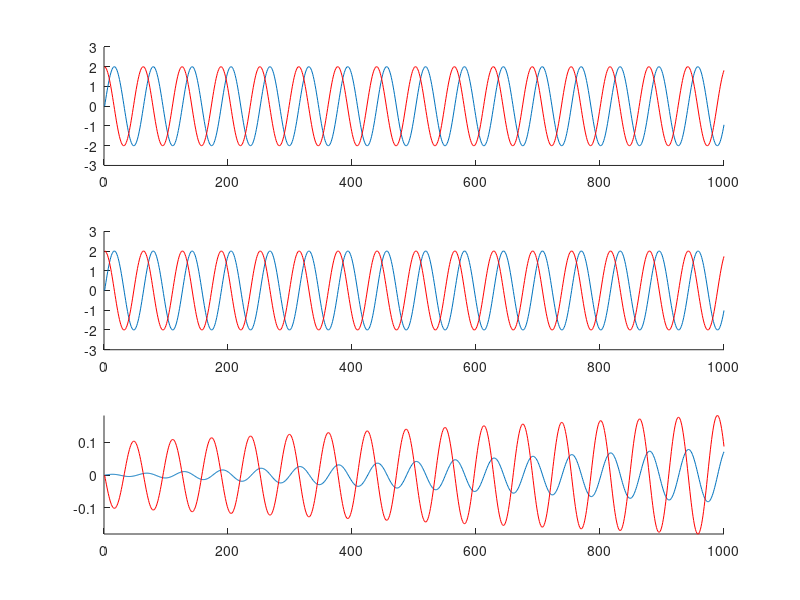
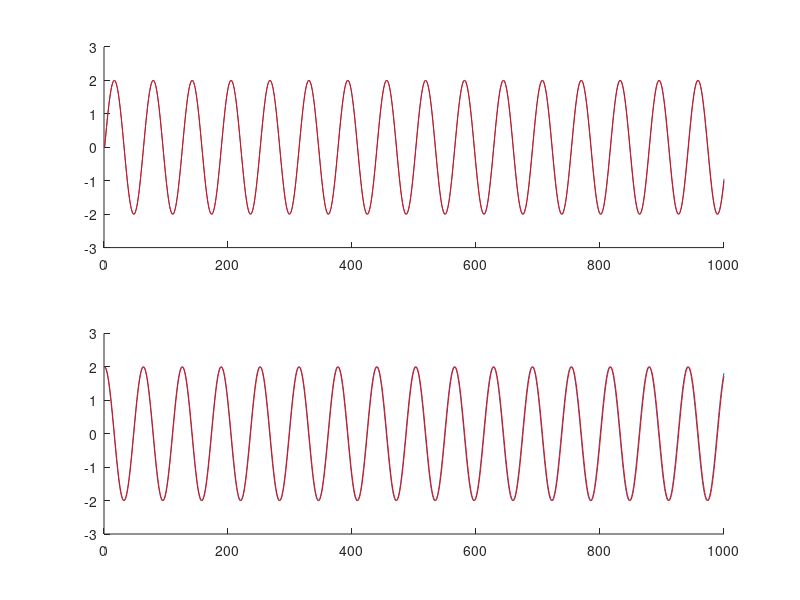

Source code (MATLAB) for these figures, in order:
clearvars;
close all;


a = 1;
h = 0.1;
t = 0:0.01:10;

x = zeros(1,length(t));
% x = [];
xp = x;
x(1) = 0;
xp(1) = 2;

for i = 2:length(t)
    x(i) = x(i-1) + h * xp(i-1);
    xp(i) = xp(i-1) - h * a * x(i);
end
subplot(311)
hold on;
plot(x);
plot(xp,'r');
axis([0 length(t) -3 3]);

xa = [];
xpa = [];
for i = 1:length(t)
    xa(i) = 2*sin(10*t(i));
    xpa(i) = 2*cos(10*t(i));
end
subplot(312)
hold on;
plot(xa);
plot(xpa,'r');
axis([0 length(t) -3 3]);

err1 = [];
err2 = [];

for i = 1:length(t)
   err1(i) = x(i)-xa(i);
   err2(i) = xp(i)-xpa(i);
end

subplot(313)
hold on;
plot(err1);
plot(err2,'r');
arr = [err1, err2];
axis([0 length(t) min(arr) max(arr)]);
figure(2)
subplot(211)
hold on;
plot(x);
plot(xa,'r');
axis([0 length(t) -3 3]);
subplot(212)
hold on;
plot(xp);
plot(xpa,'r');
axis([0 length(t) -3 3]);

